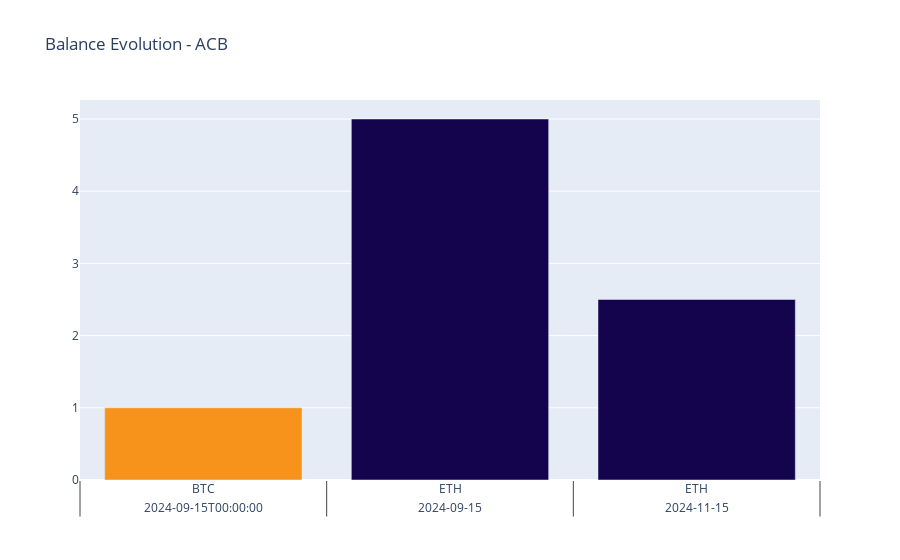

Here is the notebook cell this chart was saved with:
### Markdown cell above
# Plot

### Code cell
df_balance_evolution['Colors'] = df_balance_evolution['Asset'].map({"BTC":'#f7931a','ETH':'#14044d','ADA':'#2A7ABF'})

# subplot setup
fig = make_subplots(rows=1, cols=1)

fig.add_trace(go.Bar(x=[df_balance_evolution['Date'], df_balance_evolution['Asset']],
                         y = df_balance_evolution['Units'],
                         marker_color = df_balance_evolution['Colors'],
                         showlegend = False 
                        ), row = 1, col = 1)

fig.update_layout(barmode='stack', title=f"Balance Evolution - {METHOD}")
fig.show()

### Figure 1 — Plotly figure (JSON) as saved in the notebook; plotly's stock layout.template omitted (floating-point values rounded to 4 significant figures)
{"data": [{"marker": {"color": ["#f7931a", "#14044d", "#14044d"]}, "showlegend": false, "type": "bar", "x": [["2024-09-15T00:00:00", "2024-09-15", "2024-11-15"], ["BTC", "ETH", "ETH"]], "xaxis": "x", "y": [1, 5, 2.5], "yaxis": "y"}], "layout": {"autosize": true, "barmode": "stack", "title": {"text": "Balance Evolution - ACB"}, "xaxis": {"anchor": "y", "autorange": true, "domain": [0, 1], "range": [-0.5, 2.5], "type": "multicategory"}, "yaxis": {"anchor": "x", "autorange": true, "domain": [0, 1], "range": [0, 5.263], "type": "linear"}}}
